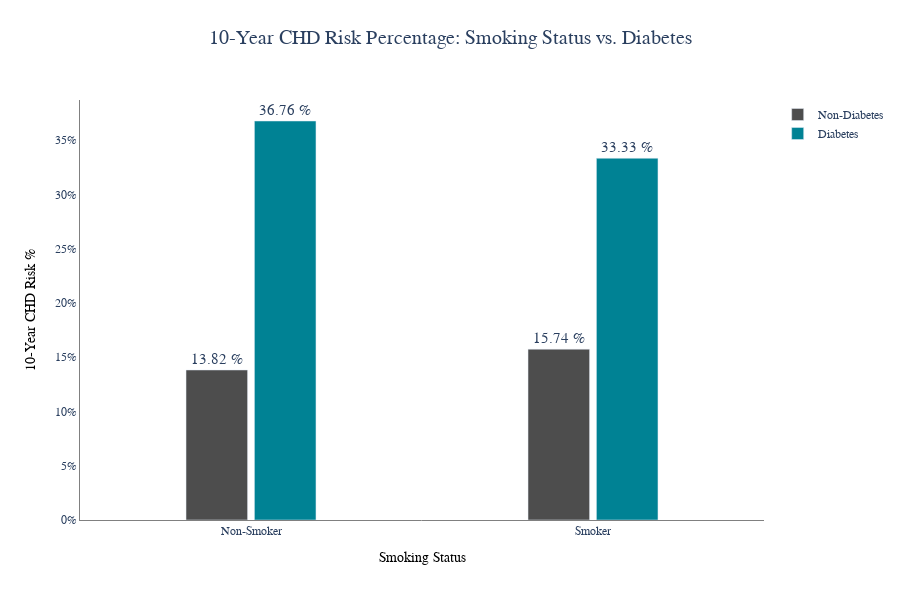

Write notebook code for a chart like this one.
### Code cell
bar_chart(
    grouped_chd_dia,
    "currentSmoker",
    "per",
    txt = "annotation_per",
    labls = {'currentSmoker': 'Current Smoker', 'diabetes': 'Diabetes', 'per': 'CHD Risk', "annotation_per": "False"},
    hover={"annotation_per":False},
    colors =['#4D4D4D','#008294'] ,
    height=600,
    width=900,
    ttle="10-Year CHD Risk Percentage: Smoking Status vs. Diabetes",
    xtitle="Smoking Status" ,
    ytitle="10-Year CHD Risk %" ,
    colour='diabetes', 
    bg=0.6, 
    bgg=0.1,
    yscale = False,
    yscale_percentage=True
)

### Figure 1 — Plotly figure (JSON) as saved in the notebook; plotly's stock layout.template omitted (floating-point values rounded to 4 significant figures)
{"data": [{"alignmentgroup": "True", "customdata": [["13.82 %"], ["15.74 %"]], "hovertemplate": "Diabetes=Non-Diabetes<br>Current Smoker=%{x}<br>CHD Risk=%{y}<extra></extra>", "legendgroup": "Non-Diabetes", "marker": {"color": "#4D4D4D", "pattern": {"shape": ""}}, "name": "Non-Diabetes", "offsetgroup": "Non-Diabetes", "orientation": "v", "showlegend": true, "text": ["13.82 %", "15.74 %"], "textfont": {"size": 15}, "textposition": "outside", "type": "bar", "visible": true, "x": ["Non-Smoker", "Smoker"], "xaxis": "x", "y": [0.1382, 0.1574], "yaxis": "y"}, {"alignmentgroup": "True", "customdata": [["36.76 %"], ["33.33 %"]], "hovertemplate": "Diabetes=Diabetes<br>Current Smoker=%{x}<br>CHD Risk=%{y}<extra></extra>", "legendgroup": "Diabetes", "marker": {"color": "#008294", "pattern": {"shape": ""}}, "name": "Diabetes", "offsetgroup": "Diabetes", "orientation": "v", "showlegend": true, "text": ["36.76 %", "33.33 %"], "textfont": {"size": 15}, "textposition": "outside", "type": "bar", "visible": true, "x": ["Non-Smoker", "Smoker"], "xaxis": "x", "y": [0.3676, 0.3333], "yaxis": "y"}], "layout": {"bargap": 0.6, "bargroupgap": 0.1, "barmode": "group", "font": {"family": "Arial", "size": 14}, "height": 600, "legend": {"font": {"size": 12}, "title": {}, "tracegroupgap": 0}, "plot_bgcolor": "white", "title": {"font": {"size": 20}, "text": "10-Year CHD Risk Percentage: Smoking Status vs. Diabetes", "x": 0.5, "xanchor": "center", "y": 0.95, "yanchor": "top"}, "width": 900, "xaxis": {"anchor": "y", "autorange": true, "domain": [0, 1], "gridcolor": "lightgray", "linecolor": "gray", "range": [-0.5, 1.5], "showgrid": false, "showline": true, "tickfont": {"size": 12}, "title": {"font": {"color": "black", "size": 14}, "text": "Smoking Status"}, "type": "category", "zeroline": true}, "yaxis": {"anchor": "x", "autorange": true, "domain": [0, 1], "linecolor": "gray", "range": [0, 0.387], "showgrid": true, "showline": true, "tickfont": {"size": 12}, "tickformat": ".0%", "title": {"font": {"color": "black", "size": 14}, "text": "10-Year CHD Risk %"}, "type": "linear", "zeroline": true}}}
